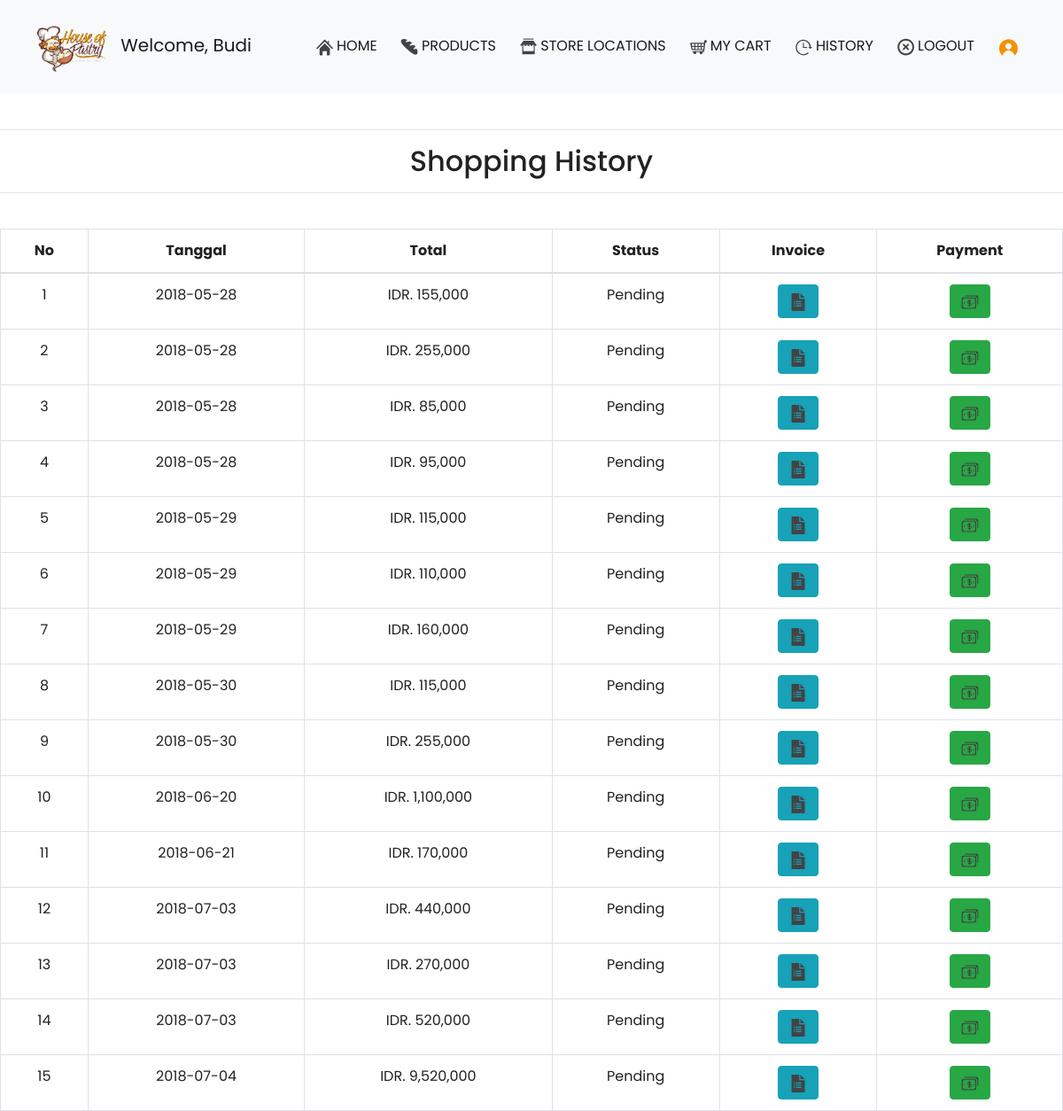
The page /history.php (signed in) on the database its author committed.
### tables this page shows
CREATE TABLE `pembelian` (
  `id_pembelian` int(11) NOT NULL,
  `id_pelanggan` int(11) NOT NULL,
  `id_ongkir` int(11) NOT NULL,
  `tanggal_pembelian` date NOT NULL,
  `total_pembelian` int(11) NOT NULL,
  `nama_kota` varchar(100) NOT NULL,
  `tarif` int(11) NOT NULL,
  `alamat_tujuan` text NOT NULL,
  `status_pembelian` varchar(100) NOT NULL DEFAULT 'Pending',
  `foto_nota` varchar(100) NOT NULL
);

### history.php (the view, shortened to what this page needs)
<?php
include 'koneksi.php';
$nama = $_SESSION['pelanggan'];
?>
<!DOCTYPE html>
<html>
<head>
	<link rel="stylesheet" href="https://maxcdn.bootstrapcdn.com/bootstrap/4.0.0/css/bootstrap.min.css">
	<link href="home1.css" rel="stylesheet">
	<link href="//netdna.bootstrapcdn.com/font-awesome/4.0.0/css/font-awesome.css" rel="stylesheet">
	<link rel="stylesheet" type="text/css" href="https://cdn.datatables.net/v/bs4/dt-1.10.16/datatables.min.css"/>
</head>
<body>
	<?php
	require ('navbar_pelanggan1.php');
	?>
	<br>
	<hr>
	<h2 style="text-align: center"> Shopping History </h2>
	<hr>
	<br>
	<table class=" table table-bordered text-center" id="datatables">
		<thead>
			<tr>
				<th> No </th>
				<th> Tanggal </th>
				<th> Total </th>
				<th> Status </th>
				<th> Invoice </th>
				<th> Payment </th>
			</tr>
		</thead>
		<tbody>
			<?php
			$nomor = 1;
			$ambil = $koneksi->query("SELECT * FROM pembelian join pelanggan on pembelian.id_pelanggan=pelanggan.id_pelanggan where pelanggan.nama_pelanggan='$nama' order by pembelian.tanggal_pembelian");
			$detailcocok = $ambil->num_rows;
			if ($detailcocok >= 1) {
				while($pecah = $ambil->fetch_assoc()) { ?>
					<tr>
						<td> <?php echo $nomor; ?> </td>
						<td> <?php echo $pecah['tanggal_pembelian'] ?> </td>
						<td> IDR. <?php echo number_format($pecah['total_pembelian']); ?></td>
						<td>
							<?php
							if ($pecah['status_pembelian'] == "Accept"){
								echo "<font color='#ff0000'>" .$pecah['status_pembelian']. "</font>";
							}else{
								echo $pecah['status_pembelian'];
							}
							?>
						</td>
						<td> <a href="nota.php?id=<?php echo $pecah['id_pembelian'] ?>" class="btn btn-info"> <img src="icon/svg/si-glyph-document-bullet-list.svg" width="20" height="20"> </a></td>
						<?php if ($pecah['status_pembelian'] == "Pending"): ?>
							<td><a href="pembayaran_pelanggan.php?id=<?php echo $pecah['id_pembelian']?>" class="btn btn-success">
								<img src="icon/svg/si-glyph-money-3.svg" width="20" height="20"> </a> </td>
								<?php else: ?>
									<td> <img src='img/centang.png'> </td>
								<?php endif ?>
							</tr>
							<?php $nomor++; ?>
						<?php } ?>
					<?php }
					else{
						echo "<script> alert('Your shopping history is empty') </script>";
						echo "<script> location='kategori.php' </script>";
					}
					?>
				</tbody>
			</table>
		</body>
		</html>

### home1.css (style rules this page uses)
html,body { height: 100%; width: 100%; font-family: 'Poppins', sans-serif; color: #222; }

### rows shown on the page
pembelian: tanggal_pembelian "2018-05-28", total_pembelian "155,000", status_pembelian "Pending"
pembelian: tanggal_pembelian "2018-05-28", total_pembelian "255,000", status_pembelian "Pending"
pembelian: tanggal_pembelian "2018-05-28", total_pembelian "85,000", status_pembelian "Pending"
pembelian: tanggal_pembelian "2018-05-28", total_pembelian "95,000", status_pembelian "Pending"
pembelian: tanggal_pembelian "2018-05-29", total_pembelian "115,000", status_pembelian "Pending"
pembelian: tanggal_pembelian "2018-05-29", total_pembelian "110,000", status_pembelian "Pending"
pembelian: tanggal_pembelian "2018-05-29", total_pembelian "160,000", status_pembelian "Pending"
pembelian: tanggal_pembelian "2018-05-30", total_pembelian "115,000", status_pembelian "Pending"
pembelian: tanggal_pembelian "2018-05-30", total_pembelian "255,000", status_pembelian "Pending"
pembelian: tanggal_pembelian "2018-06-20", total_pembelian "1,100,000", status_pembelian "Pending"
pembelian: tanggal_pembelian "2018-06-21", total_pembelian "170,000", status_pembelian "Pending"
pembelian: tanggal_pembelian "2018-07-03", total_pembelian "440,000", status_pembelian "Pending"
pembelian: tanggal_pembelian "2018-07-03", total_pembelian "270,000", status_pembelian "Pending"
pembelian: tanggal_pembelian "2018-07-03", total_pembelian "520,000", status_pembelian "Pending"
pembelian: tanggal_pembelian "2018-07-04", total_pembelian "9,520,000", status_pembelian "Pending"

### other values the page prints
$_SESSION['pelanggan'] "Budi"
